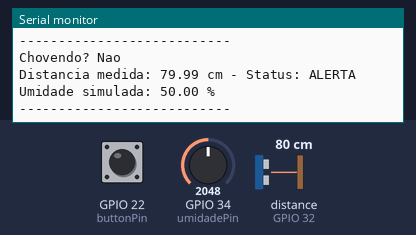
Bench run of a sketch on a simulated ESP32. On the bench: the last lines printed to the serial monitor. Wiring (from diagram.json): ultrasonic range finder: trigger GPIO 26; echo GPIO 32. The test bench sets the inputs (shaded band); at power-on: distance to the obstacle (sensor on GPIO 32) 80 cm, GPIO 22 (buttonPin) HIGH, GPIO 34 (umidadePin) = 2048. The echo pulse lasts 58.3 µs per cm.

Above: at 1.8 s.
1.9 s: distance to the obstacle (sensor on GPIO 32) set to 2 cm
At 2.5 s:
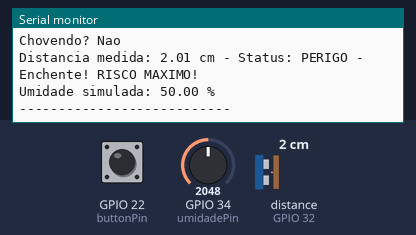
4.5 s: GPIO 22 (buttonPin) pulled LOW for 1.25 s
7.2 s: distance to the obstacle (sensor on GPIO 32) set to 120 cm
At 8.8 s:
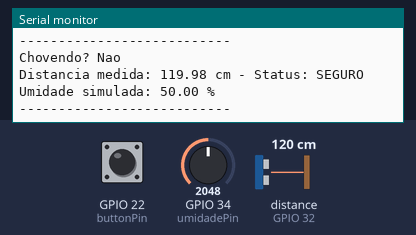
10.5 s: distance to the obstacle (sensor on GPIO 32) set to 250 cm
At 11.6 s:
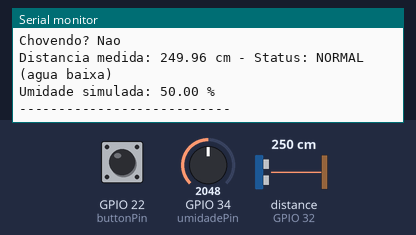
13.6 s: GPIO 34 (umidadePin) set to 2866
At 14.9 s:
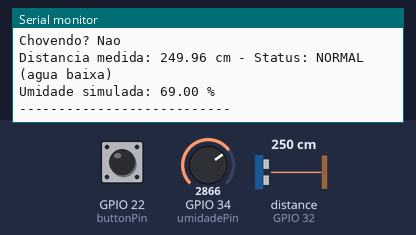
15.1 s: GPIO 34 (umidadePin) set to 3603
At 16.0 s:
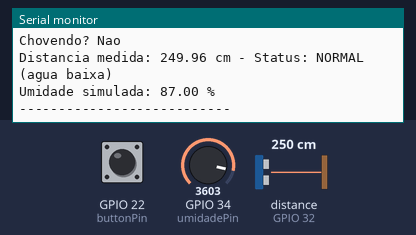
Timing chart, 0 to 17.6 s (numbered marks = the images above; inputs shaded):
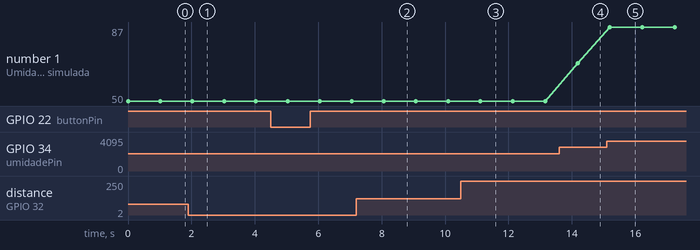

Measured:
- after the input at 1.9 s, the serial monitor: prints a new line after 0.12 s (image 1)
- after the input at 7.2 s, the serial monitor: prints a new line after 0.87 s (image 2)
- after the input at 10.5 s, the serial monitor: prints a new line after 0.62 s (image 3)
- after the input at 13.6 s, the serial monitor: prints a new line after 0.58 s (image 4)
- after the input at 15.1 s, the serial monitor: prints a new line after 0.10 s (image 5)
- plotted number 1: 50 → 69 after the input at 13.6 s, 69 → 87 after the input at 15.1 s

The sketch:

sketch.ino
```cpp
const int trigPin = 26;
const int echoPin = 32;
const int buttonPin = 22;
const int umidadePin = 34; // ADC para potenciômetro (sensor de umidade simulado)

const float limiteSeguro = 150.0;  // acima disso, seguro (água baixa)
const float limiteAlerta = 100.0;  // entre alerta e seguro
const float limitePerigo = 50.0;   // perigo se menor que isso

void setup() {
  Serial.begin(115200);
  pinMode(trigPin, OUTPUT);
  pinMode(echoPin, INPUT);
  pinMode(buttonPin, INPUT_PULLUP);  // botão com pull-up interno
  // pinMode(umidadePin, INPUT);  // opcional, ADC já é entrada por padrão
}

void loop() {
  bool chovendo = (digitalRead(buttonPin) == LOW);

  float distancia = medirDistancia();

  int umidadeRaw = analogRead(umidadePin);  // lê valor do potenciômetro (0-4095)
  float umidadePercent = map(umidadeRaw, 0, 4095, 0, 100); // converte para 0-100%

  Serial.print("Chovendo? ");
  Serial.println(chovendo ? "Sim" : "Nao");

  Serial.print("Distancia medida: ");
  Serial.print(distancia);
  Serial.print(" cm - ");

  if (distancia < limitePerigo) {
    Serial.println("Status: PERIGO - Enchente! RISCO MAXIMO!");
  } else if (distancia < limiteAlerta) {
    Serial.println("Status: ALERTA");
  } else if (distancia < limiteSeguro) {
    Serial.println("Status: SEGURO");
  } else {
    Serial.println("Status: NORMAL (agua baixa)");
  }

  Serial.print("Umidade simulada: ");
  Serial.print(umidadePercent);
  Serial.println(" %");

  Serial.println("---------------------------");
  delay(1000);
}

float medirDistancia() {
  digitalWrite(trigPin, LOW);
  delayMicroseconds(2);

  digitalWrite(trigPin, HIGH);
  delayMicroseconds(10);
  digitalWrite(trigPin, LOW);

  long duration = pulseIn(echoPin, HIGH);

  float distancia = (duration * 0.0343) / 2;
  return distancia;
}
```
